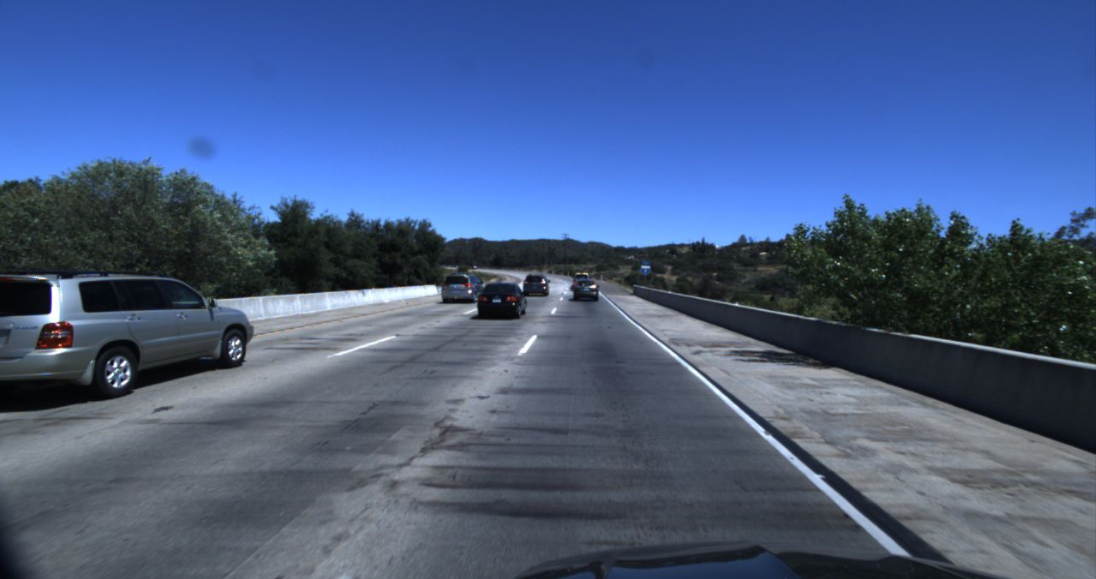
#> input picture R-CNNModel/test_image.png, 1096 x 579 px
$ python -i laneDetectionHelperFunctions.py   (imports and definitions only)
#> lines starting #> are read from the running program, lines starting #| are printed output that depends on the picture; after the words box and inside, x2 and y2 are one past the last pixel; in counts of white or black regions, pixels touching at a corner belong together
import numpy as np
import cv2
from PIL import Image
import random
import matplotlib.pyplot as plt

# [59 lines left out: functions get_label, get_lanes_from_external, reshape_2D_to_3D, visualize_data_and_label, not called in this run]

def pre_process(image):
    grayscaled = cv2.cvtColor(image, cv2.COLOR_RGB2GRAY)
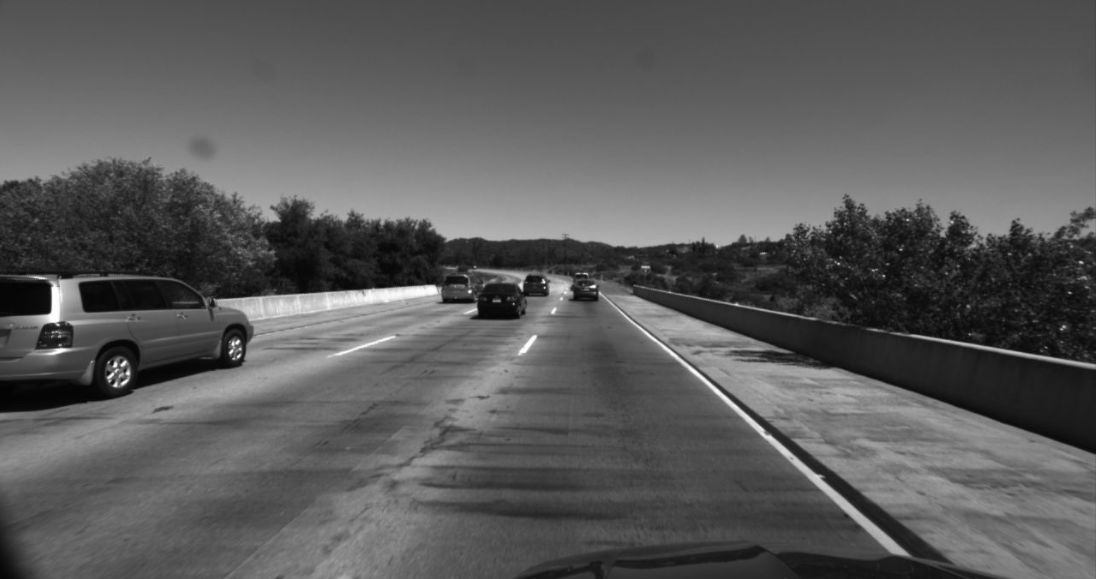
#> grayscaled: shape (579, 1096); min 3, max 255, mean 91
    gaussianBlur = cv2.GaussianBlur(grayscaled, (5, 5), 0)
    edgeDetectedImage = cv2.Canny(gaussianBlur, 50, 70)
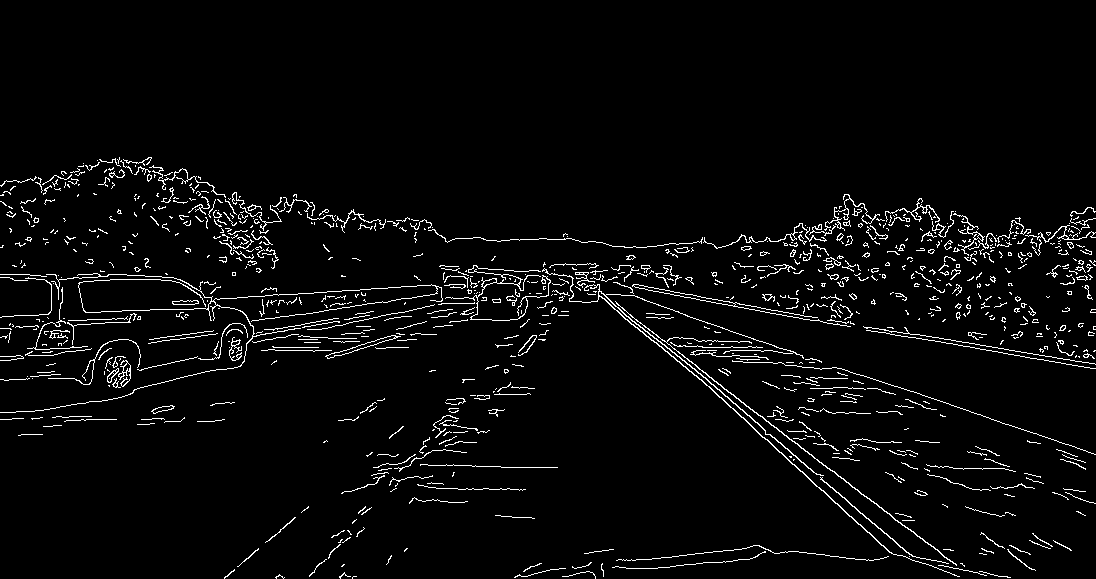
#> edgeDetectedImage: shape (579, 1096); 3.7% white in thin lines or dots, all inside (x1, y1, x2, y2) = (0, 157, 1096, 579)
    return edgeDetectedImage

# [66 lines left out: functions region_of_interest, hough_lines, draw_lines, predict, post_process, not called in this run]

>>> import cv2
>>> picture = cv2.cvtColor(cv2.imread('../R-CNNModel/test_image.png'), cv2.COLOR_BGR2RGB)
>>> result = pre_process(picture)
